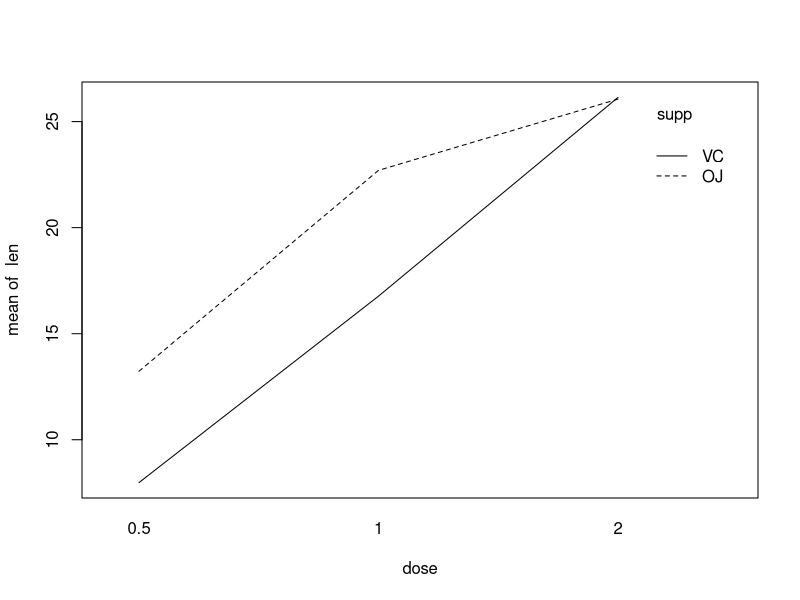

Write R code to recreate this figure. (Note: this script raises an error after producing the figure.)
## ---- chunk 1
library(doBy)
library(magrittr)
options("digits"=4)
## ---- chunk 2
data(CO2)
CO2 <- within(CO2, {
    Treat <- Treatment
    Treatment <- NULL
    levels(Treat) <- c("nchil","chil")
    levels(Type)  <- c("Que","Mis")
})
CO2 <- subset(CO2, Plant %in% c("Qn1", "Qc1", "Mn1", "Mc1"))
CO2
## ---- chunk 3
myfun1 <- function(x){c(m=mean(x), s=sd(x))}
summaryBy(cbind(conc, uptake, lu=log(uptake)) ~ Plant, 
          data=CO2, FUN=myfun1)
## ---- chunk 4
## FIXME: Will fail because of log(uptake) 
summaryBy(list(c("conc", "uptake", "lu=log(uptake)"), "Plant"), data=CO2, FUN=myfun1)
## ---- chunk 5
summaryBy(.~., data=CO2, FUN=myfun1)
## same as summaryBy(list(c("."), c(".")), data=CO2, FUN=myfun1)
## ---- chunk 6
x1 <- orderBy(~ conc - uptake, data=CO2)
head(x1)
## ---- chunk 7
orderBy(c("conc", "-uptake"), data=CO2) %>% head
## ---- chunk 8
x1 <- splitBy(~ Plant + Type, data=CO2)
x1
## ---- chunk 9
lapply(x1, head, 2)
## ---- chunk 10
x2 <- subsetBy(~Treat, subset=uptake > quantile(uptake, prob=0.75), data=CO2)
x2
## ---- chunk 11
x <- transformBy(~Treat, data=CO2, 
                 minU=min(uptake), maxU=max(uptake),
                 range = diff(range(uptake)))
head(x)
## ---- chunk 12
m <- lmBy(uptake ~ conc | Treat, data=CO2)
lapply(m, function(z) coef(summary(z)))
## ---- chunk 13
ToothGrowth$dose <- factor(ToothGrowth$dose)
head(ToothGrowth, 4)
## ---- chunk 14
with(ToothGrowth, interaction.plot(dose, supp, len))
## ---- chunk 15
tooth1 <- lm(len ~ dose + supp, data=ToothGrowth)
tooth2 <- lm(len ~ dose * supp, data=ToothGrowth)
anova(tooth1, tooth2)
## ---- chunk 16
L <- matrix(c(1, 0, 0, 0, 
              1, 1, 0, 0,
              1, 0, 1, 0), nrow=3, byrow=T)
c1 <- linest(tooth1, L)
c1
## ---- chunk 17
summary(c1)
coef(c1)
confint(c1)
## ---- chunk 18
L <- LE_matrix(tooth1, effect="dose", at=list(supp="OJ"))
L
## ---- chunk 19
c1 <- esticon(tooth1, L)
c1
## ---- chunk 20
nd <- data.frame(dose=c('0.5', '1', '2'), supp='OJ')
nd
predict(tooth1, newdata=nd)
## ---- chunk 21
tooth0 <- update(tooth1, . ~ . - supp)
L0 <- LE_matrix(tooth0, effect="dose")
L0
linest(tooth0, L=L0)
## ---- chunk 22
L1 <- matrix(c(1, 0, 0, 0.5, 
               1, 1, 0, 0.5,
               1, 0, 1, 0.5), nrow=3, byrow=T)
linest(tooth1, L=L1)
## ---- chunk 23
L1 <- LE_matrix(tooth1, effect="dose")
L1
## ---- chunk 24
LSmeans(tooth1, effect="dose")
## ---- chunk 25
L <- LE_matrix(tooth1, effect="dose")
le <- linest(tooth1, L=L)
coef(le)
## ---- chunk 26
LSmeans(tooth2, effect="dose")
## ---- chunk 27
L <- LE_matrix(tooth2, effect="dose")
t(L)

## ---- chunk 28
library(lme4)
chick <- lmer(weight ~ Time * Diet + (0 + Time | Chick), 
           data=ChickWeight)
coef(summary(chick))
## ---- chunk 29
data(CO2)
CO2 <- transform(CO2, Treat=Treatment, Treatment=NULL)
levels(CO2$Treat) <- c("nchil","chil")
levels(CO2$Type) <- c("Que","Mis")
ftable(xtabs( ~ Plant + Type + Treat, data=CO2), col.vars=2:3)
## ---- chunk 30
co2.lm1 <- lm(uptake ~ conc + Type + Treat, data=CO2)
LSmeans(co2.lm1, effect="Treat")
## ---- chunk 31
co2.lm2 <- lm(uptake ~ log.conc + Type + Treat,
             data=transform(CO2, log.conc=log(conc)))
LSmeans(co2.lm2, effect="Treat")
## ---- chunk 32
co2.lm3 <- lm(uptake ~ conc + I(conc^2) + Type + Treat, data=CO2)
LSmeans(co2.lm3, effect="Treat")
## ---- chunk 33
co2.lm4 <- lm(uptake ~ conc + conc2 + Type + Treat, data=
              transform(CO2, conc2=conc^2))
LSmeans(co2.lm4, effect="Treat")
## ---- chunk 34
LSmeans(co2.lm4, effect="Treat", at=list(conc=10, conc2=100))
